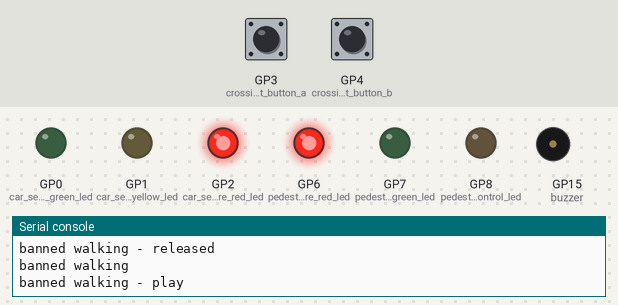
A program run on a simulated Raspberry Pi Pico running MicroPython. On the bench: output pins drawn as LEDs (lit = HIGH), buzzer (waves = sounding), the last lines printed to the serial console. Inputs (shaded band) come from the test bench; at power-on: GP3 (crossing_request_button_a) LOW, GP4 (crossing_request_button_b) LOW. Threads take turns every 2 ms.

Above: at 1.2 s.
1.3 s: GP3 (crossing_request_button_a) pulled HIGH for 0.15 s
At 2.5 s:
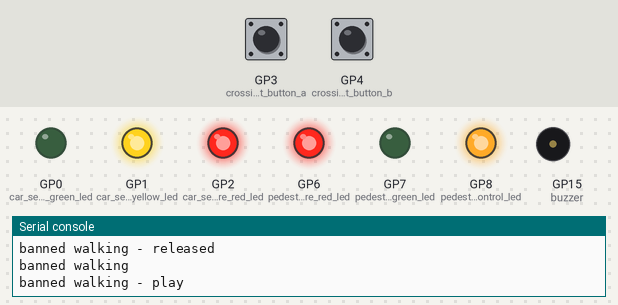
At 4.5 s:
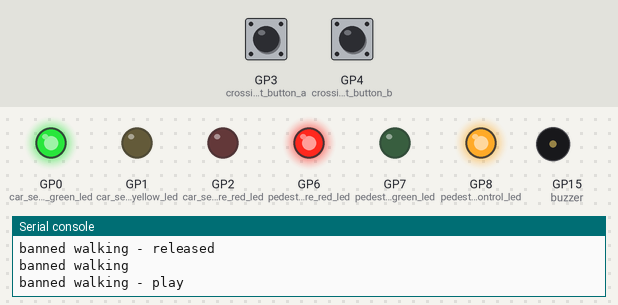
13.3 s: GP3 (crossing_request_button_a) pulled HIGH for 1 s
At 17.6 s:
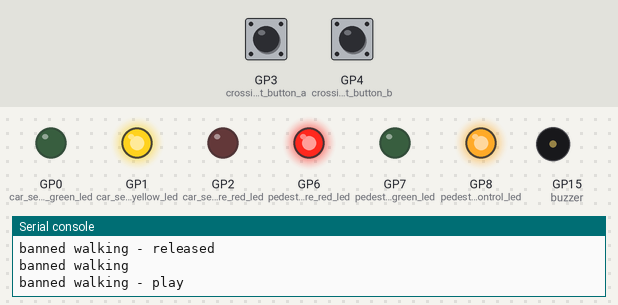
Timing chart, 0 to 36.5 s (numbered marks = the images above; inputs shaded):
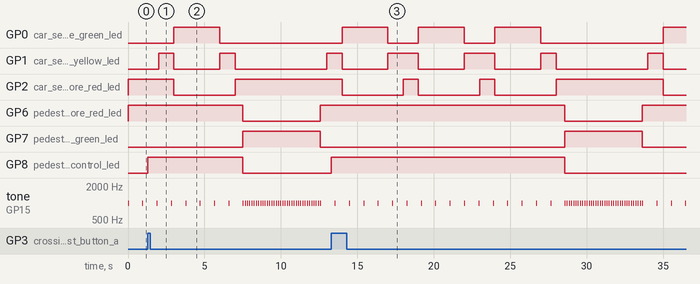

The program:

two_semaphores_v2.py
```python
import _thread

import machine
import time

import uasyncio

crossing_request_button_a = machine.Pin(3, machine.Pin.IN, machine.Pin.PULL_DOWN)
crossing_request_button_b = machine.Pin(4, machine.Pin.IN, machine.Pin.PULL_DOWN)

car_semaphore_red_led = machine.Pin(2, machine.Pin.OUT)
car_semaphore_yellow_led = machine.Pin(1, machine.Pin.OUT)
car_semaphore_green_led = machine.Pin(0, machine.Pin.OUT)

pedestrian_waiting_control_led = machine.Pin(8, machine.Pin.OUT)
pedestrian_waiting_control_led.off()

pedestrian_semaphore_red_led = machine.Pin(6, machine.Pin.OUT)
pedestrian_semaphore_green_led = machine.Pin(7, machine.Pin.OUT)

buzzer = machine.PWM(machine.Pin(15))
buzzer.duty_u16(0)

pedestrian_crossing_lock = _thread.allocate_lock()

crossing_request = False
pedestrian_crossing = False

waiting_cycles_for_pedestrians = 0
cycles_count_after_crossing_request = 0


def set_car_semaphore(red: bool, yellow: bool, green: bool) -> None:
    car_semaphore_red_led.value(red)
    car_semaphore_yellow_led.value(yellow)
    car_semaphore_green_led.value(green)


def set_pedestrian_semaphore_free_walking(free_walking: bool) -> None:
    pedestrian_semaphore_red_led.value(not free_walking)
    pedestrian_semaphore_green_led.value(free_walking)


def pedestrian_baned_walking():
    global pedestrian_crossing_lock
    while True:
        print("banned walking")
        pedestrian_crossing_lock.acquire()

        print("banned walking - play")
        buzzer.duty_u16(32_767)
        time.sleep_ms(20)
        buzzer.duty_u16(0)
        time.sleep_ms(900)

        pedestrian_crossing_lock.release()
        print("banned walking - released")
        time.sleep_ms(20)


def pedestrian_free_walking():
    global crossing_request
    global pedestrian_crossing

    pedestrian_crossing = True
    pedestrian_crossing_lock.acquire()
    pedestrian_waiting_control_led.off()
    set_pedestrian_semaphore_free_walking(True)

    print("pedestrian started beeping")
    start_time = time.ticks_ms()
    while time.ticks_diff(time.ticks_ms(), start_time) < 5_000:
        buzzer.duty_u16(32_767)
        time.sleep_ms(20)
        buzzer.duty_u16(0)
        time.sleep_ms(125)
    print("pedestrian ended beeping")

    set_pedestrian_semaphore_free_walking(False)
    crossing_request = False
    pedestrian_crossing_lock.release()
    pedestrian_crossing = False


def crossing_button_handler(pin: machine.Pin):
    global crossing_request
    if not crossing_request:
        print("Crossing request button pressed > " + str(pin))
        crossing_request = True
        pedestrian_waiting_control_led.on()


crossing_request_button_a.irq(crossing_button_handler, machine.Pin.IRQ_RISING)
crossing_request_button_b.irq(crossing_button_handler, machine.Pin.IRQ_RISING)

set_car_semaphore(True, False, False)
set_pedestrian_semaphore_free_walking(False)

_thread.start_new_thread(pedestrian_baned_walking, ())

time.sleep(2)

while True:
    if crossing_request:
        cycles_count_after_crossing_request += 1

        if cycles_count_after_crossing_request >= 2 and waiting_cycles_for_pedestrians == 0:
            _thread.start_new_thread(pedestrian_free_walking, ())
            while crossing_request:
                time.sleep(1)
            waiting_cycles_for_pedestrians = 3
    set_car_semaphore(True, True, False)
    time.sleep(1)
    set_car_semaphore(False, False, True)
    time.sleep(3)
    set_car_semaphore(False, True, False)
    time.sleep(1)
    set_car_semaphore(True, False, False)
    if waiting_cycles_for_pedestrians > 0:
        waiting_cycles_for_pedestrians -= 1
```

Measured:
- after the input at 1.3 s, GP0 (car_semaphore_green_led): goes on until 6.0 s, then stays LOW; GP2 (car_semaphore_red_led): goes on until 7.0 s, then stays HIGH
- after the input at 13.3 s, GP6 (pedestrian_semaphore_red_led): HIGH → LOW after 15.3 s, → HIGH 5.1 s later; GP7 (pedestrian_semaphore_green_led): LOW → HIGH after 15.3 s, → LOW 5.1 s later; GP8 (pedestrian_waiting_control_led): LOW → HIGH at once, → LOW 15.3 s later
